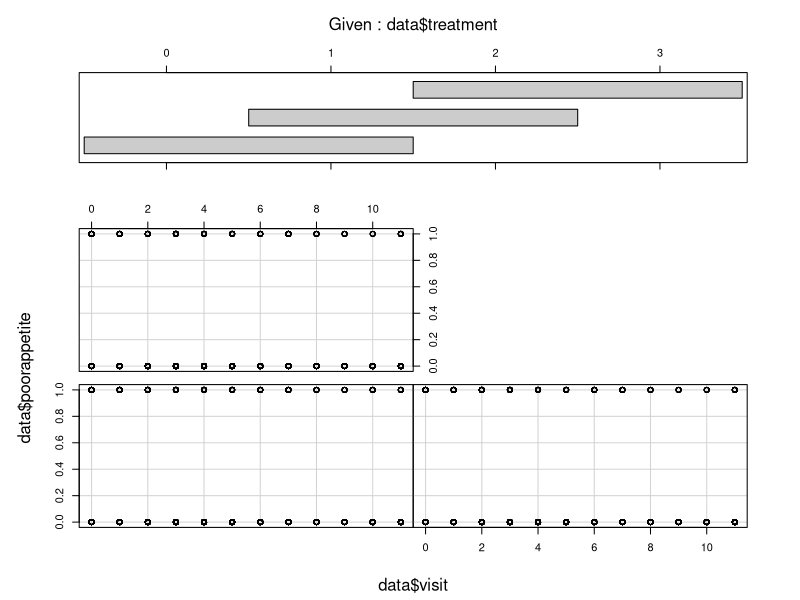
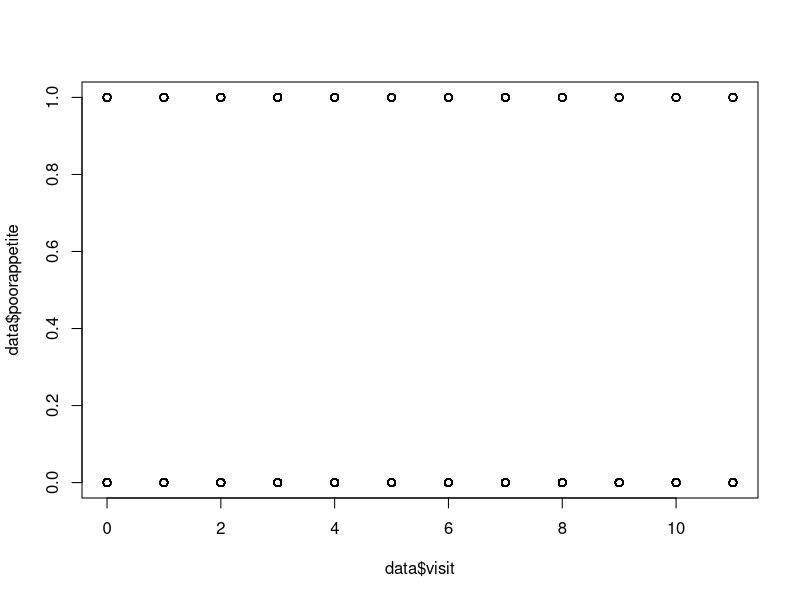

Reproduce these figures in R, in order. (Note: this script raises an error after producing the figures.)
setwd('C:/Users/sadov/source/repos/statistics/04 Multi-variative models')
library(lme4)


## Question 1
data<-read.table(file="morbidity.txt", sep="\t", dec=".", header=TRUE)
head(data)
tail(data)
coplot(data$poorappetite~data$visit|data$treatment)
# a
model<-glmer(poorappetite~visit*treatment+boy+(1+visit|ID), 
               data=data, family=binomial(link="logit"))
summary(model)
ranef(model)
# b
newdata<-data.frame(visit=11, boy=0, treatment=1)
predict(model, newdata=newdata, re.form=NA, type="response")

mu.hat<-predict(model, newdata=data, re.form=NA, type="response")
mu.pred<-predict(model, newdata=data, type="response")=
plot(data$visit,data$poorappetite)
for(i in 1:length(data$ID)){
  lines(data$visit[data$ID==data$ID[i]],
        mu.hat[data$ID==data$ID[i]], col="red")
}
# c
model_no_treatment<-glmer(poorappetite~visit+boy+(1+visit|ID), 
             data=data, family=binomial(link="logit"))
anova(model_no_treatment, model)
# d
beta<-t(t(fixef(model)))
X<-getME(model, "X")
Z<-getME(model, "Z")
b<-as.numeric(stack(data.frame(t(ranef(model)$ID)))[,1])
xf<-t(t(rep(0,5)))
xf[1]<-1
xf[2]<-11

sigma2<-sigma(model)^2
ST<-getME(model, "ST")$ID
S<-diag(diag(ST))
T<-ST-S+diag(2)
F<-T%*%S%*%S%*%t(T)

zf<-t(t(rep(0,782)))
zf[1]<-1
zf[2]<-11
zf<-as.matrix(zf)

G<-kronecker(diag(391), F)
V<-diag(dim(X)[1])+Z%*%G%*%t(Z)

w<-Z%*%G%*%zf
vf<-1+t(zf)%*%G%*%zf

var.error<-sigma2*(vf-t(w)%*%solve(V)%*%w+(t(xf)-t(w)%*%solve(V)%*%X)%*%solve(t(X)%*%solve(V)%*%X)%*%(xf-t(X)%*%solve(V)%*%w))

lowerbound<-blup-qnorm(0.75)*sqrt(var.error)
lowerbound

upperbound<-blup+qnorm(0.75)*sqrt(var.error)
upperbound


## Question 2
library(reshape)
rm(list = ls())
data<-read.table(file="excretory.txt", sep="\t", dec=".", header=TRUE)
attach(data)
Y<-cbind(creatinine, chloride, chlorine)
model<-lm(Y~gravity+obesity)
# Data = melt(data, id.vars=1:2, variable_name='Y')
# Data$Y = factor(gsub('Y(.+)', '\\1', Data$Y))
# model<-lmer(value~Y+gravity+(1|obesity), data=Data)
summary(model)
# a
B.hat<-coef(model)
B.hat
# b
# check if there are points with the gravity and obesity values exist in dataset
sub_data = Data[which(Data$gravity == 30 & Data$obesity == "Group IV")]
# compute estimate
newdata<-data.frame(gravity=30, obesity="Group IV")
mu<-predict(model, newdata=newdata,re.form=NA)
mu
# c
newdata<-data.frame(gravity=35,obesity="Group III")
BP<-predict(model, newdata=newdata)
BP

Sigma = sigma(model)

X<-model.matrix(model)
xf<-t(cbind(1, 35, 0, 1, 0))
cov.error<-Sigma*as.numeric(1+t(xf)%*%solve(t(X)%*%X)%*%xf)

lower.bound<-BP-qnorm(0.9)*(cov.error)^0.5
upper.bound<-BP+qnorm(0.9)*(cov.error)^0.5
lower.bound
upper.bound

# d
yf1<-c(13.5,9.0)
Bt<-t(coef(model))
B1t<-Bt[1:2,]
B2t<-Bt[3,]
Sigma<-diag(Sigma)
Sigma11<-Sigma[1:2,1:2]
Sigma12<-Sigma[1:2,3]
Sigma21<-Sigma[3,1:2]
Sigma22<-Sigma[3,3]

BP<-B2t%*%xf+Sigma21%*%solve(Sigma11)%*%(yf1-B1t%*%xf)
BP
cov.error<-Sigma22-Sigma21%*%solve(Sigma11)%*%Sigma12

lower.bound<-BP-qnorm(0.9)*diag(cov.error)^0.5
upper.bound<-BP+qnorm(0.9)*diag(cov.error)^0.5
lower.bound
upper.bound
